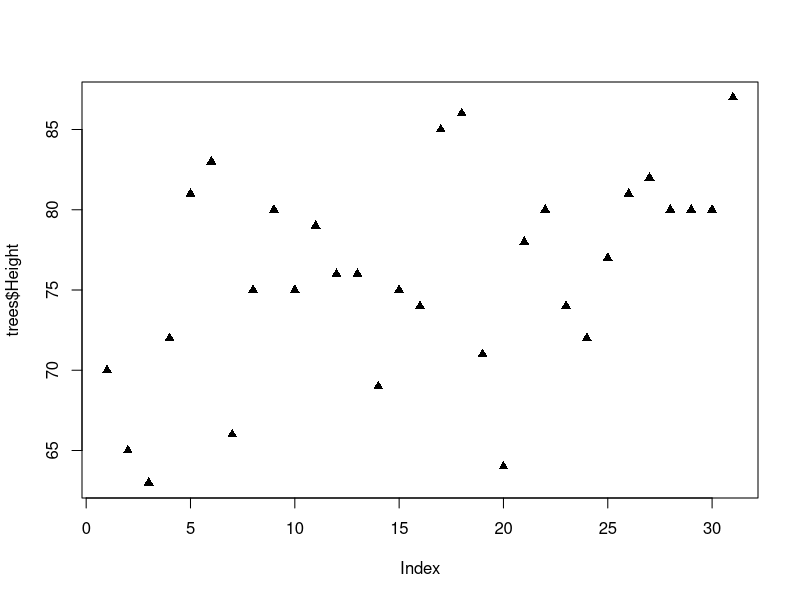
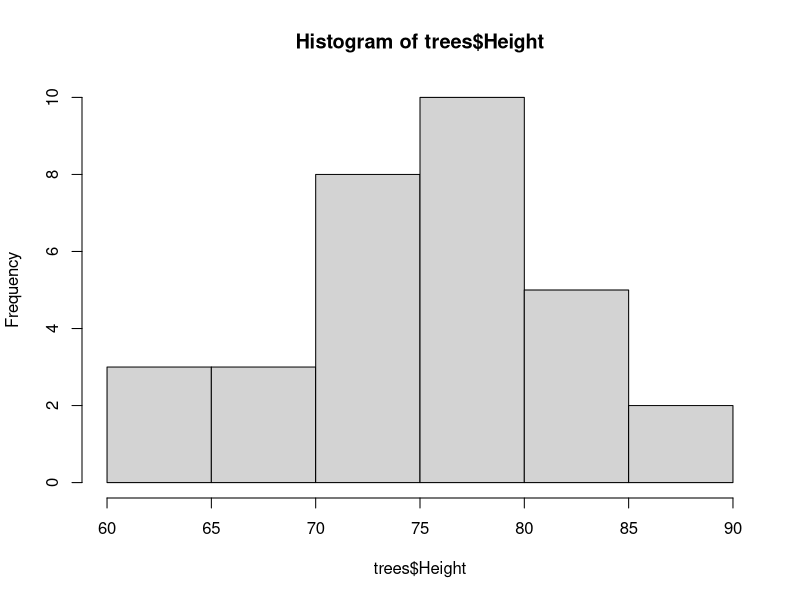
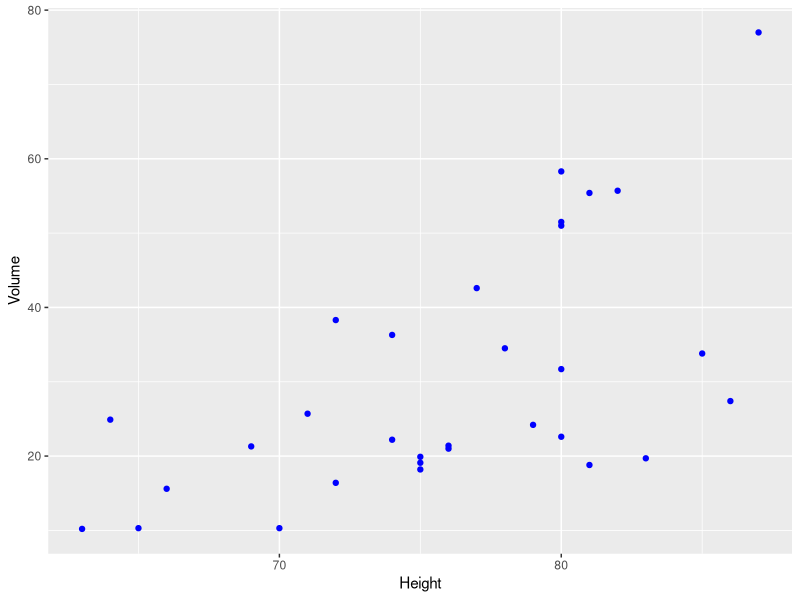
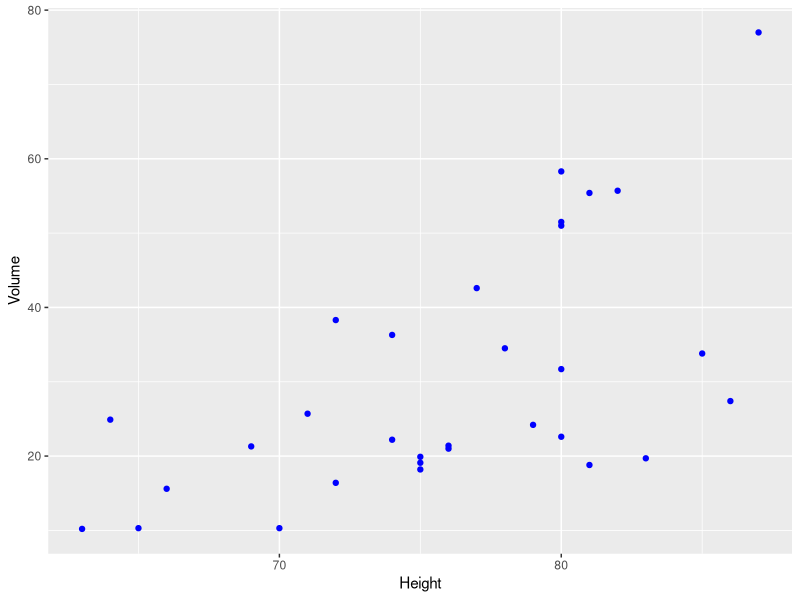

Write the R code that produced these figures, in order.
# 1. You plot the height in the 'trees' dataset in R with the function:
# plot(trees$Height)
# and you get a scatterplot with open circles. How do you plot it in closed triangles?
plot(trees$Height, pch = 17)

# You make a histogram for the height in the "trees" dataset with:
# hist(trees$Height)
# In the figure, what does the highest bar with a height of 10 mean?
hist(trees$Height)
# There are 10 trees's height are between 75 and 80.

# Emily makes a scatter plot with the R ggplot2 package.
# library(ggplot2)
# ggplot(trees) +
#   geom_point(aes(x = Height, y = Volume, color = "blue))
# She wants the plotting character in blue, but what she gets is in pink. Why?
library(ggplot2)
ggplot(trees) + 
    geom_point(aes(x = Height, y = Volume), color = "blue")

# Thomas wants to save a ggplot2 figure as a pdf file:
# ggsave("output.pdf")
# How can he customize the width as 10 inches and height as 6 inches for the pdf file?
?ggsave
ggsave("output.pdf", width = 10, height = 6, units = "in", path = "Graphs")
